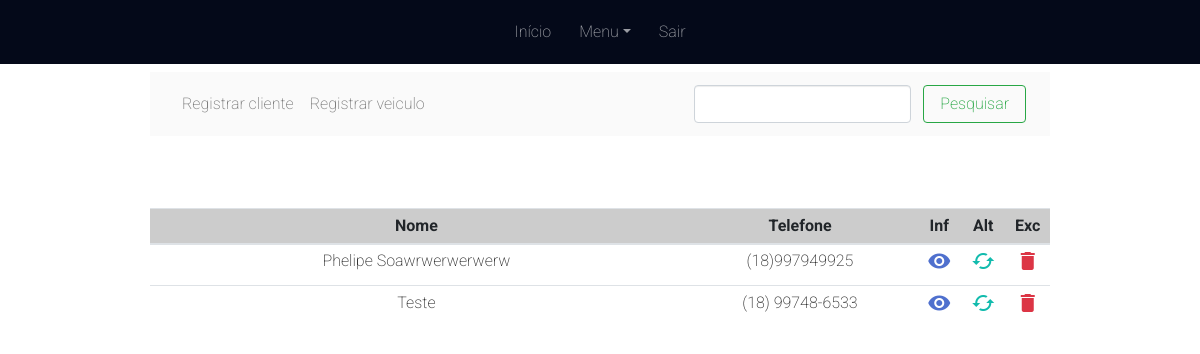
The app's page /adm/indexcliente.php (signed in) with its own data.
### tables this page shows
CREATE TABLE IF NOT EXISTS `cliente` (
  `Id_Cliente` int NOT NULL AUTO_INCREMENT,
  `Nome_cliente` varchar(100) NOT NULL,
  `Telefone_cliente` varchar(100) NOT NULL,
  `Email_cliente` varchar(100) NOT NULL,
  `Cep_cliente` varchar(8) NOT NULL,
  `Rua_cliente` varchar(100) NOT NULL,
  `Numero_cliente` varchar(100) NOT NULL,
  `Bairro_cliente` varchar(100) NOT NULL,
  `Cidade_cliente` varchar(100) NOT NULL,
  `Estado_cliente` varchar(2) NOT NULL,
  PRIMARY KEY (`Id_Cliente`)
);

### adm/tabelacliente.php (shortened to what this page needs)
<?php
   if($escolha=='todos')
          {
            $comandoSQL="SELECT * FROM cliente";
          }
    $cadastro = mysqli_query($con, $comandoSQL);
    $numCadastro = mysqli_num_rows($cadastro);
    if ($numCadastro > 0) { ?>
<div class="section">
   <div class="container">
      <div class="row">
         <div class="col-md-12">
            <div class="table-wrapper-scroll-y my-custom-scrollbar">
               <div class="table-responsive">
                  <table class="table table-sm table-hover">
                     <thead class="bg-info">
                        <tr>
                           <th width="750" >Nome</th>
                           <th width="300">Telefone</th>
                           <th width="50">Inf</th>
                           <th width="50">Alt</th>
                           <th width="50">Exc</th>
                        </tr>
                     </thead>
                     <tbody>
                        <?php for ($x = 0; $x < $numCadastro; $x++) {
                           $dados = mysqli_fetch_assoc($cadastro);
                           ?>
                        <tr>
                           <td><?php echo ucfirst("$dados[Nome_cliente]"); ?></td>
                           <td><?php echo ucfirst("$dados[Telefone_cliente]"); ?></td>
                           <td><a class="text-secondary" data-toggle="modal" data-target="#modalexibeinformacoes" data-cliente-id="<?php echo $dados['Id_Cliente']; ?>"> <i class="material-icons">remove_red_eye</i></a></td>
                           <td><a class="text-sucess" href="clientealterar.php?codcliente=<?php echo "$dados[Id_Cliente]";?>"><i class="material-icons">cached</i></a></td>
                           <td><a class="text-danger" href="excluircliente.php?codcliente=<?php echo $dados['Id_Cliente']; ?>"> <i class="material-icons">delete</i></a></td>
                        </tr>
                        <?php
                           }
                           ?>
                     </tbody>
                  </table>
               </div>
            </div>
         </div>
      </div>
   </div>
</div>
<?php } ?>

### records on screen
cliente: Nome_cliente "Phelipe Soawrwerwerwerw", Telefone_cliente "(18)997949925"
cliente: Nome_cliente "Teste", Telefone_cliente "(18) 99748-6533"
